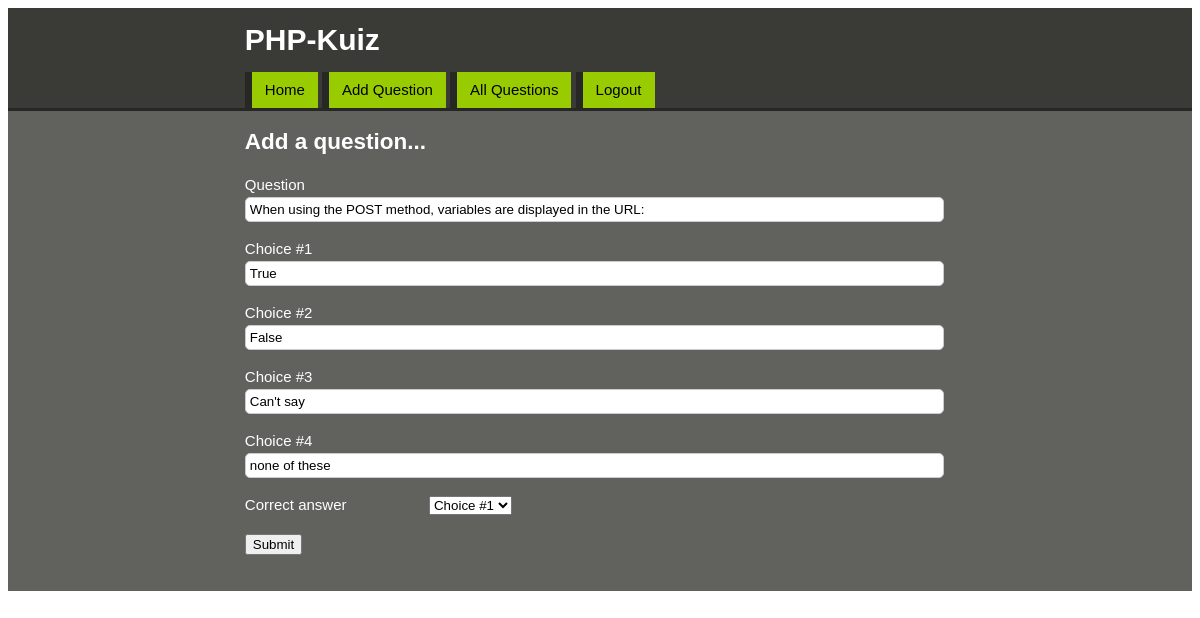
The page /editquestion.php?qno=6 (signed in) on the database as committed earlier.
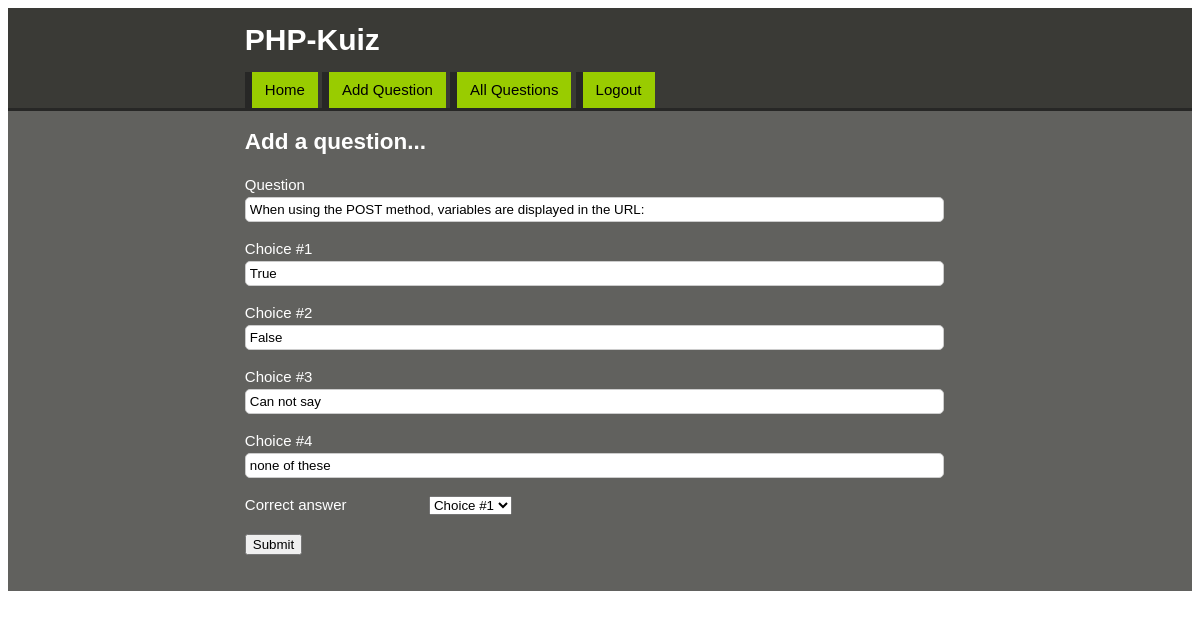
The same page on the database as committed later.
### tables this page shows
CREATE TABLE `questions` (
  `qid` int(11) NOT NULL,
  `qno` int(11) NOT NULL,
  `question` text NOT NULL,
  `ans1` text NOT NULL,
  `ans2` text NOT NULL,
  `ans3` text NOT NULL,
  `ans4` text NOT NULL,
  `correct_answer` varchar(1) NOT NULL
);

### editquestion.php (the view, shortened to what this page needs)
<?php include "connection.php";
if (isset($_SESSION['admin'])) {
	?>
<?php
if (isset($_GET['qno'])) {
	$qno = mysqli_real_escape_string($conn , $_GET['qno']);
	if (is_numeric($qno)) {
		$query = "SELECT * FROM questions WHERE qno = '$qno' ";
		$run = mysqli_query($conn, $query) or die(mysqli_error($conn));
		if (mysqli_num_rows($run) > 0) {
			while ($row = mysqli_fetch_array($run)) {
                 $question = $row['question'];
                 $ans1 = $row['ans1'];
                 $ans2 = $row['ans2'];
                 $ans3 = $row['ans3'];
                 $ans4 = $row['ans4'];
			}
		}
		else {
			echo "<script> alert('error');
			window.location.href = 'allquestions.php'; </script>" ;
		}
	}
	else {
		header("location: allquestions.php");
	}
}
?>
<!DOCTYPE html>
<html>
	<head>
		<link rel="stylesheet" type="text/css" href="css/style.css">
	</head>
	<body>
		<header>
			<div class="container">
				<h1>PHP-Kuiz</h1>
				<a href="index.php" class="start">Home</a>
				<a href="add.php" class="start">Add Question</a>
				<a href="allquestions.php" class="start">All Questions</a>
				<a href="exit.php" class="start">Logout</a>
			</div>
		</header>
		<main>
			<div class="container">
				<h2>Add a question...</h2>
				<form method="post" action="">
					<p>
						<label>Question</label>
						<input type="text" name="question" required="" value="<?php echo $question; ?>">
					</p>
					<p>
						<label>Choice #1</label>
						<input type="text" name="choice1" required="" value="<?php echo $ans1; ?>">
					</p>
					<p>
						<label>Choice #2</label>
						<input type="text" name="choice2" required="" value="<?php echo $ans2; ?>">
					</p>
					<p>
						<label>Choice #3</label>
						<input type="text" name="choice3" required="" value="<?php echo $ans3; ?>">
					</p>
					<p>
						<label>Choice #4</label>
						<input type="text" name="choice4" required="" value="<?php echo $ans4; ?>">
					</p>
					<p>
						<label>Correct answer</label>
						<select name="answer" >
                        <option value="a">Choice #1 </option>
                    </select>
					</p>
					<p>
						<input type="submit" name="submit" value="Submit">
					</p>
				</form>
			</div>
		</main>
	</body>
</html>
<?php }
else {
	header("location: admin.php");
}
?>

Rows that differ between the two databases and show on the page:
changed questions "When using the POST method, variables are displayed in the URL:": choice3 "Can't say" → "Can not say"
